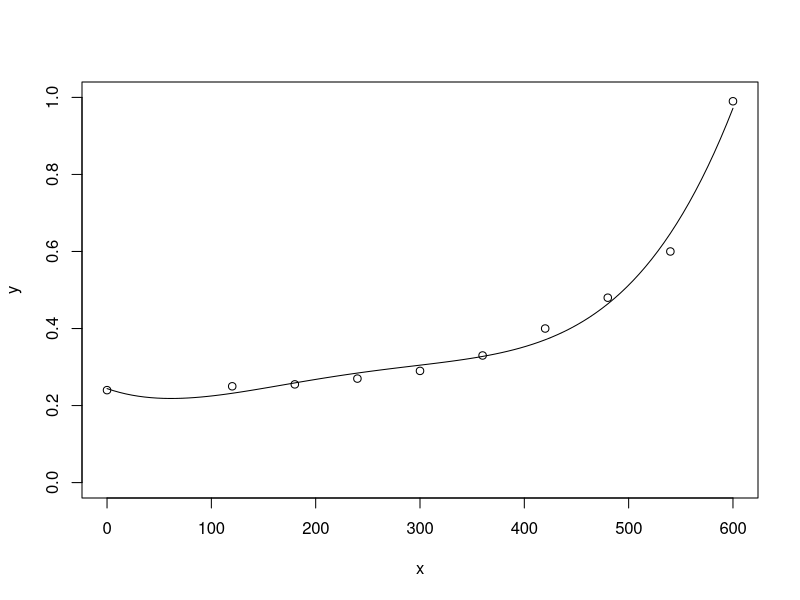

Recreate this plot in R.
###########################
### Function for r.cache
###########################
x = c(0.00001, seq(120, 600, 60))
y = c(0.24, 0.25, 0.255, 0.27, 0.29, 0.33, 0.4, 0.48, 0.6, 0.99)
plot(x,y, ylim=c(0,1))

#########################
### Polynomial fitting
#########################
fit <- lm(y ~ poly(x, degree = 4))
##### OR ###########
fit <- lm(y ~ x + I(x^2) + I(x^3) + I(x^4))
curve(fit$coef[1] + fit$coef[2]*x + fit$coef[3]*x^2 + fit$coef[4]*x^3 + fit$coef[5]*x^4, from=0, to= 600, ylim=c(0,1), add=T)
